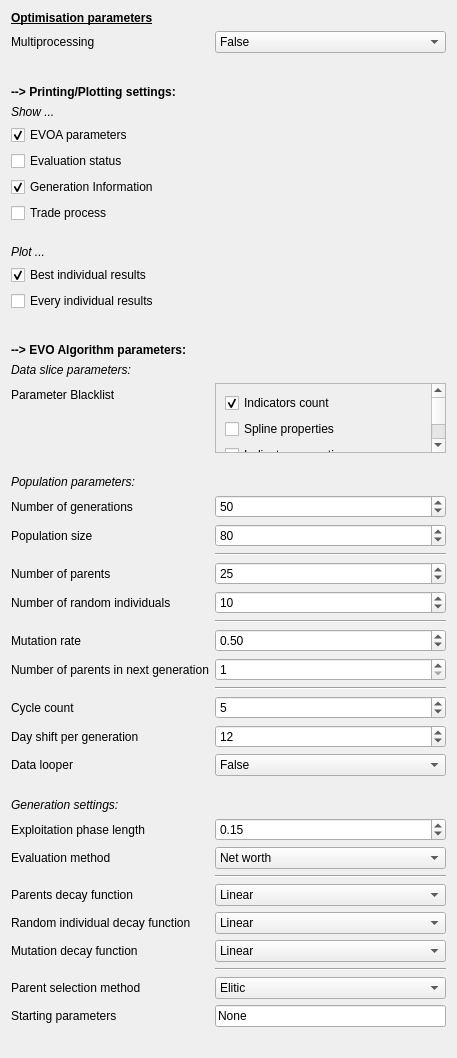
                <widget class="QWidget" name="scrollAreaWidgetContents_4">
                 <property name="geometry">
                  <rect>
                   <x>0</x>
                   <y>0</y>
                   <width>457</width>
                   <height>994</height>
                  </rect>
                 </property>
                 <layout class="QFormLayout" name="formLayout">
                  <item row="0" column="0">
                   <widget class="QLabel" name="label_3">
                    <property name="text">
                     <string>&lt;html&gt;&lt;head/&gt;&lt;body&gt;&lt;p&gt;&lt;span style=&quot; font-size:9pt; font-weight:600; text-decoration: underline;&quot;&gt;Optimisation parameters&lt;/span&gt;&lt;/p&gt;&lt;/body&gt;&lt;/html&gt;</string>
                    </property>
                   </widget>
                  </item>
                  <item row="2" column="0">
                   <widget class="QLabel" name="label_5">
                    <property name="text">
                     <string>Multiprocessing</string>
                    </property>
                   </widget>
                  </item>
                  <item row="2" column="1">
                   <widget class="QComboBox" name="multiprocessing_1">
                    <item>
                     <property name="text">
                      <string>False</string>
                     </property>
                    </item>
                    <item>
                     <property name="text">
                      <string>True</string>
                     </property>
                    </item>
                   </widget>
                  </item>
                  <item row="4" column="0">
                   <widget class="QLabel" name="label_4">
                    <property name="text">
                     <string>&lt;html&gt;&lt;head/&gt;&lt;body&gt;&lt;p&gt;&lt;span style=&quot; font-size:9pt; font-weight:600;&quot;&gt;--&amp;gt; Printing/Plotting settings:&lt;/span&gt;&lt;/p&gt;&lt;/body&gt;&lt;/html&gt;</string>
                    </property>
                   </widget>
                  </item>
                  <item row="5" column="0">
                   <widget class="QLabel" name="label_12">
                    <property name="text">
                     <string>&lt;html&gt;&lt;head/&gt;&lt;body&gt;&lt;p&gt;&lt;span style=&quot; font-style:italic;&quot;&gt;Show ...&lt;/span&gt;&lt;/p&gt;&lt;/body&gt;&lt;/html&gt;</string>
                    </property>
                   </widget>
                  </item>
                  <item row="6" column="0">
                   <widget class="QCheckBox" name="print_evoa_parameters_per_gen_1">
                    <property name="enabled">
                     <bool>true</bool>
                    </property>
                    <property name="text">
                     <string>EVOA parameters</string>
                    </property>
                    <property name="checked">
                     <bool>true</bool>
                    </property>
                   </widget>
                  </item>
                  <item row="7" column="0">
                   <widget class="QCheckBox" name="print_evaluation_status_1">
                    <property name="text">
                     <string>Evaluation status</string>
                    </property>
                   </widget>
                  </item>
                  <item row="8" column="0">
                   <widget class="QCheckBox" name="print_generation_info_1">
                    <property name="text">
                     <string>Generation Information</string>
                    </property>
                    <property name="checked">
                     <bool>true</bool>
                    </property>
                   </widget>
                  </item>
                  <item row="9" column="0">
                   <widget class="QCheckBox" name="print_trade_process_1">
                    <property name="text">
                     <string>Trade process</string>
                    </property>
                   </widget>
                  </item>
                  <item row="11" column="0">
                   <widget class="QLabel" name="label_13">
                    <property name="text">
                     <string>&lt;html&gt;&lt;head/&gt;&lt;body&gt;&lt;p&gt;&lt;span style=&quot; font-style:italic;&quot;&gt;Plot ...&lt;/span&gt;&lt;/p&gt;&lt;/body&gt;&lt;/html&gt;</string>
                    </property>
                   </widget>
                  </item>
                  <item row="12" column="0">
                   <widget class="QCheckBox" name="plot_best_individual_eco_model_results_1">
                    <property name="text">
                     <string>Best individual results</string>
                    </property>
                    <property name="checked">
                     <bool>true</bool>
                    </property>
                   </widget>
                  </item>
                  <item row="13" column="0">
                   <widget class="QCheckBox" name="plot_eco_model_results_1">
                    <property name="text">
                     <string>Every individual results</string>
                    </property>
                   </widget>
                  </item>
                  <item row="15" column="0">
                   <widget class="QLabel" name="label_15">
                    <property name="text">
                     <string>&lt;html&gt;&lt;head/&gt;&lt;body&gt;&lt;p&gt;&lt;span style=&quot; font-size:9pt; font-weight:600;&quot;&gt;--&amp;gt; EVO Algorithm parameters:&lt;/span&gt;&lt;/p&gt;&lt;/body&gt;&lt;/html&gt;</string>
                    </property>
                   </widget>
                  </item>
                  <item row="16" column="0">
                   <widget class="QLabel" name="label_11">
                    <property name="text">
                     <string>&lt;html&gt;&lt;head/&gt;&lt;body&gt;&lt;p&gt;&lt;span style=&quot; font-style:italic;&quot;&gt;Data slice parameters:&lt;/span&gt;&lt;/p&gt;&lt;/body&gt;&lt;/html&gt;</string>
                    </property>
                   </widget>
                  </item>
                  <item row="17" column="0">
                   <widget class="QLabel" name="label_6">
                    <property name="text">
                     <string>Parameter Blacklist</string>
                    </property>
                   </widget>
                  </item>
                  <item row="17" column="1">
                   <widget class="QScrollArea" name="scrollArea">
                    <property name="widgetResizable">
                     <bool>true</bool>
                    </property>
                    <widget class="QWidget" name="scrollAreaWidgetContents_3">
                     <property name="geometry">
                      <rect>
                       <x>0</x>
                       <y>0</y>
                       <width>224</width>
                       <height>106</height>
                      </rect>
                     </property>
                     <layout class="QVBoxLayout" name="verticalLayout_8">
                      <item>
                       <layout class="QVBoxLayout" name="verticalLayout_6">
                        <item>
                         <widget class="QCheckBox" name="indicators_count_1">
                          <property name="text">
                           <string>Indicators count</string>
                          </property>
                          <property name="checked">
                           <bool>true</bool>
                          </property>
                         </widget>
                        </item>
                        <item>
                         <widget class="QCheckBox" name="spline_property_1">
                          <property name="text">
                           <string>Spline properties</string>
                          </property>
                         </widget>
                        </item>
                        <item>
                         <widget class="QCheckBox" name="indicator_properties_1">
                          <property name="text">
                           <string>Indicator properties</string>
                          </property>
                         </widget>
                        </item>
                        <item>
                         <widget class="QCheckBox" name="general_settings_1">
                          <property name="text">
                           <string>General settings</string>
                          </property>
                          <property name="checked">
                           <bool>true</bool>
                          </property>
                         </widget>
                        </item>
                       </layout>
                      </item>
                     </layout>
                    </widget>
                   </widget>
                  </item>
                  <item row="19" column="0">
                   <widget class="QLabel" name="label_8">
                    <property name="text">
                     <string>&lt;html&gt;&lt;head/&gt;&lt;body&gt;&lt;p&gt;&lt;span style=&quot; font-style:italic;&quot;&gt;Population parameters:&lt;/span&gt;&lt;/p&gt;&lt;/body&gt;&lt;/html&gt;</string>
                    </property>
                   </widget>
                  </item>
                  <item row="20" column="0">
                   <widget class="QLabel" name="label_9">
                    <property name="text">
                     <string>Number of generations</string>
                    </property>
                   </widget>
                  </item>
                  <item row="20" column="1">
                   <widget class="QSpinBox" name="nb_of_generations_1">
                    <property name="minimum">
                     <number>1</number>
                    </property>
                    <property name="maximum">
                     <number>999999</number>
                    </property>
                    <property name="value">
                     <number>50</number>
                    </property>
                   </widget>
                  </item>
                  <item row="21" column="0">
                   <widget class="QLabel" name="label_10">
                    <property name="text">
                     <string>Population size</string>
                    </property>
                   </widget>
                  </item>
                  <item row="21" column="1">
                   <widget class="QSpinBox" name="population_size_1">
                    <property name="minimum">
                     <number>1</number>
                    </property>
                    <property name="maximum">
                     <number>999999</number>
                    </property>
                    <property name="value">
                     <number>80</number>
                    </property>
                   </widget>
                  </item>
                  <item row="22" column="1">
                   <widget class="Line" name="line">
                    <property name="orientation">
                     <enum>Qt::Horizontal</enum>
                    </property>
                   </widget>
                  </item>
                  <item row="23" column="0">
                   <widget class="QLabel" name="label_14">
                    <property name="text">
                     <string>Number of parents</string>
                    </property>
                   </widget>
                  </item>
                  <item row="23" column="1">
                   <widget class="QSpinBox" name="nb_parents_1">
                    <property name="minimum">
                     <number>1</number>
                    </property>
                    <property name="maximum">
                     <number>999999</number>
                    </property>
                    <property name="value">
                     <number>25</number>
                    </property>
                   </widget>
                  </item>
                  <item row="24" column="0">
                   <widget class="QLabel" name="label_16">
                    <property name="text">
                     <string>Number of random individuals</string>
                    </property>
                   </widget>
                  </item>
                  <item row="24" column="1">
                   <widget class="QSpinBox" name="nb_random_ind_1">
                    <property name="maximum">
                     <number>999999</number>
                    </property>
                    <property name="value">
                     <number>10</number>
                    </property>
                   </widget>
                  </item>
                  <item row="25" column="1">
                   <widget class="Line" name="line_2">
                    <property name="orientation">
                     <enum>Qt::Horizontal</enum>
                    </property>
                   </widget>
                  </item>
                  <item row="26" column="0">
                   <widget class="QLabel" name="label_17">
                    <property name="text">
                     <string>Mutation rate</string>
                    </property>
                   </widget>
                  </item>
                  <item row="27" column="0">
                   <widget class="QLabel" name="label_18">
                    <property name="text">
                     <string>Number of parents in next generation</string>
                    </property>
                   </widget>
                  </item>
                  <item row="27" column="1">
                   <widget class="QSpinBox" name="nb_parents_in_next_gen_1">
                    <property name="minimum">
                     <number>1</number>
                    </property>
                    <property name="maximum">
                     <number>999999</number>
                    </property>
                   </widget>
                  </item>
                  <item row="28" column="1">
                   <widget class="Line" name="line_3">
                    <property name="orientation">
                     <enum>Qt::Horizontal</enum>
                    </property>
                   </widget>
                  </item>
                  <item row="29" column="0">
                   <widget class="QLabel" name="label_20">
                    <property name="text">
                     <string>Cycle count</string>
                    </property>
                   </widget>
                  </item>
                  <item row="29" column="1">
                   <widget class="QSpinBox" name="data_slice_cycle_count_1">
                    <property name="maximum">
                     <number>999999</number>
                    </property>
                    <property name="value">
                     <number>5</number>
                    </property>
                   </widget>
                  </item>
                  <item row="30" column="0">
                   <widget class="QLabel" name="label_21">
                    <property name="text">
                     <string>Day shift per generation</string>
                    </property>
                   </widget>
                  </item>
                  <item row="30" column="1">
                   <widget class="QSpinBox" name="data_slice_shift_per_gen_1">
                    <property name="maximum">
                     <number>999999</number>
                    </property>
                    <property name="value">
                     <number>12</number>
                    </property>
                   </widget>
                  </item>
                  <item row="31" column="0">
                   <widget class="QLabel" name="label_19">
                    <property name="text">
                     <string>Data looper</string>
                    </property>
                   </widget>
                  </item>
                  <item row="31" column="1">
                   <widget class="QComboBox" name="data_looper_1">
                    <item>
                     <property name="text">
                      <string>False</string>
                     </property>
                    </item>
                    <item>
                     <property name="text">
                      <string>True</string>
                     </property>
                    </item>
                   </widget>
                  </item>
                  <item row="33" column="0">
                   <widget class="QLabel" name="label_29">
                    <property name="text">
                     <string>&lt;html&gt;&lt;head/&gt;&lt;body&gt;&lt;p&gt;&lt;span style=&quot; font-style:italic;&quot;&gt;Generation settings:&lt;/span&gt;&lt;/p&gt;&lt;/body&gt;&lt;/html&gt;</string>
                    </property>
                   </widget>
                  </item>
                  <item row="34" column="0">
                   <widget class="QLabel" name="label_22">
                    <property name="text">
                     <string>Exploitation phase length</string>
                    </property>
                   </widget>
                  </item>
                  <item row="34" column="1">
                   <widget class="QDoubleSpinBox" name="exploitation_phase_len_percent_1">
                    <property name="maximum">
                     <double>1.000000000000000</double>
                    </property>
                    <property name="singleStep">
                     <double>0.010000000000000</double>
                    </property>
                    <property name="value">
                     <double>0.150000000000000</double>
                    </property>
                   </widget>
                  </item>
                  <item row="35" column="0">
                   <widget class="QLabel" name="label_23">
                    <property name="text">
                     <string>Evaluation method</string>
                    </property>
                   </widget>
                  </item>
                  <item row="35" column="1">
                   <widget class="QComboBox" name="evaluation_method_1">
                    <item>
                     <property name="text">
                      <string>Net worth</string>
                     </property>
                    </item>
                    <item>
                     <property name="text">
                      <string>Metalabels</string>
                     </property>
                    </item>
                    <item>
                     <property name="text">
                      <string>Metalabels (buy/sell)</string>
                     </property>
                    </item>
                    <item>
                     <property name="text">
                      <string>Metalabels average</string>
                     </property>
                    </item>
                    <item>
                     <property name="text">
                      <string>Buy count</string>
                     </property>
                    </item>
                    <item>
                     <property name="text">
                      <string>Sell count</string>
                     </property>
                    </item>
                    <item>
                     <property name="text">
                      <string>Transaction count</string>
                     </property>
                    </item>
                   </widget>
                  </item>
                  <item row="36" column="1">
                   <widget class="Line" name="line_5">
                    <property name="orientation">
                     <enum>Qt::Horizontal</enum>
                    </property>
                   </widget>
                  </item>
                  <item row="37" column="0">
                   <widget class="QLabel" name="label_24">
                    <property name="text">
                     <string>Parents decay function</string>
                    </property>
                   </widget>
                  </item>
                  <item row="37" column="1">
                   <widget class="QComboBox" name="parents_decay_function_1">
                    <property name="currentIndex">
                     <number>1</number>
                    </property>
                    <item>
                     <property name="text">
                      <string>Fixed value</string>
                     </property>
                    </item>
                    <item>
                     <property name="text">
                      <string>Linear</string>
                     </property>
                    </item>
                    <item>
                     <property name="text">
                      <string>Exponential</string>
                     </property>
                    </item>
                    <item>
                     <property name="text">
                      <string>Logarithmic</string>
                     </property>
                    </item>
                   </widget>
                  </item>
                  <item row="38" column="0">
                   <widget class="QLabel" name="label_25">
                    <property name="text">
                     <string>Random individual decay function</string>
                    </property>
                   </widget>
                  </item>
                  <item row="38" column="1">
                   <widget class="QComboBox" name="random_ind_decay_function_1">
                    <property name="currentIndex">
                     <number>1</number>
                    </property>
                    <item>
                     <property name="text">
                      <string>Fixed value</string>
                     </property>
                    </item>
                    <item>
                     <property name="text">
                      <string>Linear</string>
                     </property>
                    </item>
                    <item>
                     <property name="text">
                      <string>Exponential</string>
                     </property>
                    </item>
                    <item>
                     <property name="text">
                      <string>Logarithmic</string>
                     </property>
                    </item>
                   </widget>
                  </item>
                  <item row="39" column="0">
                   <widget class="QLabel" name="label_26">
                    <property name="text">
                     <string>Mutation decay function</string>
                    </property>
                   </widget>
                  </item>
                  <item row="39" column="1">
                   <widget class="QComboBox" name="mutation_decay_function_1">
                    <property name="currentIndex">
                     <number>1</number>
                    </property>
                    <item>
                     <property name="text">
                      <string>Fixed value</string>
                     </property>
                    </item>
                    <item>
                     <property name="text">
                      <string>Linear</string>
                     </property>
                    </item>
                    <item>
                     <property name="text">
                      <string>Exponential</string>
                     </property>
                    </item>
                    <item>
                     <property name="text">
                      <string>Logarithmic</string>
                     </property>
                    </item>
                   </widget>
                  </item>
                  <item row="40" column="1">
                   <widget class="Line" name="line_4">
                    <property name="orientation">
                     <enum>Qt::Horizontal</enum>
                    </property>
                   </widget>
                  </item>
                  <item row="41" column="0">
                   <widget class="QLabel" name="label_27">
                    <property name="text">
                     <string>Parent selection method</string>
                    </property>
                   </widget>
                  </item>
                  <item row="41" column="1">
                   <widget class="QComboBox" name="parents_selection_method_1">
                    <item>
                     <property name="text">
                      <string>Elitic</string>
                     </property>
                    </item>
                   </widget>
                  </item>
                  <item row="42" column="0">
                   <widget class="QLabel" name="label_28">
                    <property name="text">
                     <string>Starting parameters</string>
                    </property>
                   </widget>
                  </item>
                  <item row="42" column="1">
                   <widget class="QLineEdit" name="starting_parameters_1">
                    <property name="text">
                     <string>None</string>
                    </property>
                   </widget>
                  </item>
                  <item row="43" column="0">
                   <widget class="QLabel" name="label_7">
                    <property name="text">
                     <string/>
                    </property>
                   </widget>
                  </item>
                  <item row="10" column="0">
                   <spacer name="verticalSpacer_12">
                    <property name="orientation">
                     <enum>Qt::Vertical</enum>
                    </property>
                    <property name="sizeType">
                     <enum>QSizePolicy::Fixed</enum>
                    </property>
                    <property name="sizeHint" stdset="0">
                     <size>
                      <width>20</width>
                      <height>10</height>
                     </size>
                    </property>
                   </spacer>
                  </item>
                  <item row="14" column="0">
                   <spacer name="verticalSpacer_13">
                    <property name="orientation">
                     <enum>Qt::Vertical</enum>
                    </property>
                    <property name="sizeType">
                     <enum>QSizePolicy::Fixed</enum>
                    </property>
                    <property name="sizeHint" stdset="0">
                     <size>
                      <width>20</width>
                      <height>20</height>
                     </size>
                    </property>
                   </spacer>
                  </item>
                  <item row="18" column="0">
                   <spacer name="verticalSpacer_14">
                    <property name="orientation">
                     <enum>Qt::Vertical</enum>
                    </property>
                    <property name="sizeType">
                     <enum>QSizePolicy::Fixed</enum>
                    </property>
                    <property name="sizeHint" stdset="0">
                     <size>
                      <width>20</width>
                      <height>10</height>
                     </size>
                    </property>
                   </spacer>
                  </item>
                  <item row="32" column="0">
                   <spacer name="verticalSpacer_15">
                    <property name="orientation">
                     <enum>Qt::Vertical</enum>
                    </property>
                    <property name="sizeType">
                     <enum>QSizePolicy::Fixed</enum>
                    </property>
                    <property name="sizeHint" stdset="0">
                     <size>
                      <width>20</width>
                      <height>10</height>
                     </size>
                    </property>
                   </spacer>
                  </item>
                  <item row="3" column="0">
                   <spacer name="verticalSpacer_24">
                    <property name="orientation">
                     <enum>Qt::Vertical</enum>
                    </property>
                    <property name="sizeType">
                     <enum>QSizePolicy::Fixed</enum>
                    </property>
                    <property name="sizeHint" stdset="0">
                     <size>
                      <width>20</width>
                      <height>20</height>
                     </size>
                    </property>
                   </spacer>
                  </item>
                  <item row="26" column="1">
                   <widget class="QDoubleSpinBox" name="mutation_rate_1">
                    <property name="maximum">
                     <double>1.000000000000000</double>
                    </property>
                    <property name="singleStep">
                     <double>0.010000000000000</double>
                    </property>
                    <property name="value">
                     <double>0.500000000000000</double>
                    </property>
                   </widget>
                  </item>
                 </layout>
                </widget>
